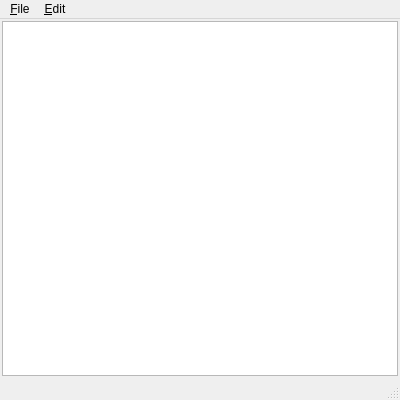
<?xml version="1.0" encoding="UTF-8"?>
<ui version="4.0">
 <class>MagneticTilesMainWindow</class>
 <widget class="QMainWindow" name="MagneticTilesMainWindow">
  <property name="geometry">
   <rect>
    <x>0</x>
    <y>0</y>
    <width>400</width>
    <height>400</height>
   </rect>
  </property>
  <property name="windowTitle">
   <string>Magnetic Tiles</string>
  </property>
  <widget class="QWidget" name="centralwidget">
   <layout class="QHBoxLayout" name="horizontalLayout">
    <property name="margin">
     <number>2</number>
    </property>
    <item>
     <widget class="TileGraphicsView" name="graphicsView"/>
    </item>
   </layout>
  </widget>
  <widget class="QMenuBar" name="menubar">
   <property name="geometry">
    <rect>
     <x>0</x>
     <y>0</y>
     <width>400</width>
     <height>25</height>
    </rect>
   </property>
   <widget class="QMenu" name="menu_File">
    <property name="title">
     <string>&amp;File</string>
    </property>
    <addaction name="action_Open"/>
    <addaction name="action_Save"/>
    <addaction name="action_Quit"/>
   </widget>
   <widget class="QMenu" name="menu_Edit">
    <property name="title">
     <string>&amp;Edit</string>
    </property>
    <addaction name="action_Cut"/>
    <addaction name="action_Copy"/>
    <addaction name="action_Paste"/>
    <addaction name="action_Delete"/>
   </widget>
   <addaction name="menu_File"/>
   <addaction name="menu_Edit"/>
  </widget>
  <widget class="QStatusBar" name="statusbar"/>
  <action name="actionE_xit">
   <property name="text">
    <string>&amp;Quit</string>
   </property>
  </action>
  <action name="action_Quit">
   <property name="text">
    <string>&amp;Quit</string>
   </property>
   <property name="shortcut">
    <string>Ctrl+Q</string>
   </property>
  </action>
  <action name="action_Copy">
   <property name="text">
    <string>&amp;Copy</string>
   </property>
   <property name="shortcut">
    <string>Ctrl+C</string>
   </property>
  </action>
  <action name="action_Paste">
   <property name="text">
    <string>&amp;Paste</string>
   </property>
   <property name="shortcut">
    <string>Ctrl+V</string>
   </property>
  </action>
  <action name="action_Cut">
   <property name="text">
    <string>&amp;Cut</string>
   </property>
   <property name="shortcut">
    <string>Ctrl+X</string>
   </property>
  </action>
  <action name="action_Delete">
   <property name="text">
    <string>&amp;Delete</string>
   </property>
   <property name="shortcut">
    <string>Del</string>
   </property>
  </action>
  <action name="action_Save">
   <property name="text">
    <string>&amp;Save...</string>
   </property>
   <property name="shortcut">
    <string>Ctrl+S</string>
   </property>
  </action>
  <action name="action_Open">
   <property name="text">
    <string>&amp;Open...</string>
   </property>
   <property name="shortcut">
    <string>Ctrl+O</string>
   </property>
  </action>
 </widget>
 <customwidgets>
  <customwidget>
   <class>TileGraphicsView</class>
   <extends>QGraphicsView</extends>
   <header>tilegraphicsview.h</header>
  </customwidget>
 </customwidgets>
 <resources/>
 <connections>
  <connection>
   <sender>action_Quit</sender>
   <signal>triggered()</signal>
   <receiver>MagneticTilesMainWindow</receiver>
   <slot>close()</slot>
   <hints>
    <hint type="sourcelabel">
     <x>-1</x>
     <y>-1</y>
    </hint>
    <hint type="destinationlabel">
     <x>257</x>
     <y>217</y>
    </hint>
   </hints>
  </connection>
 </connections>
</ui>
